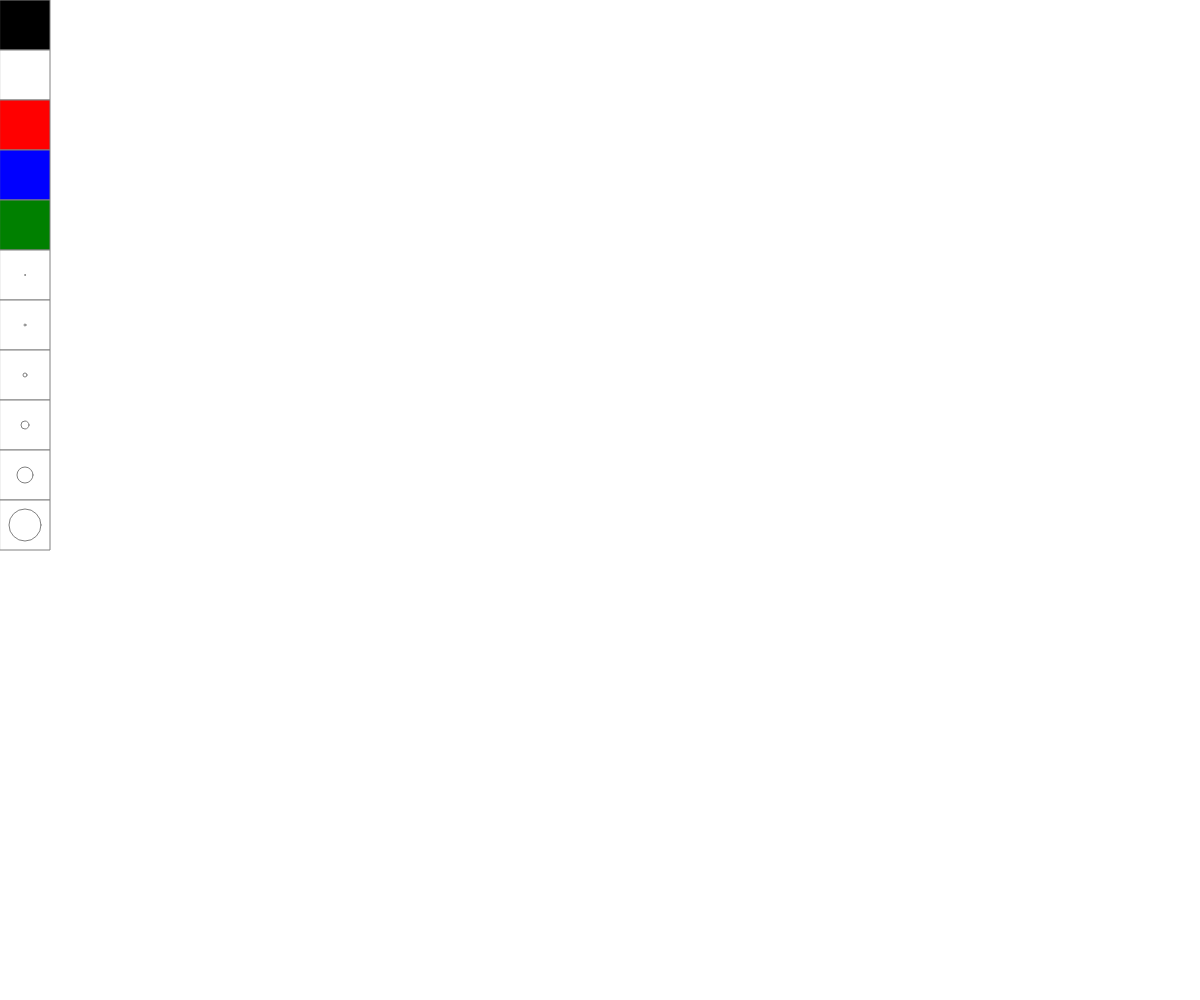
Frame 1 (no input)
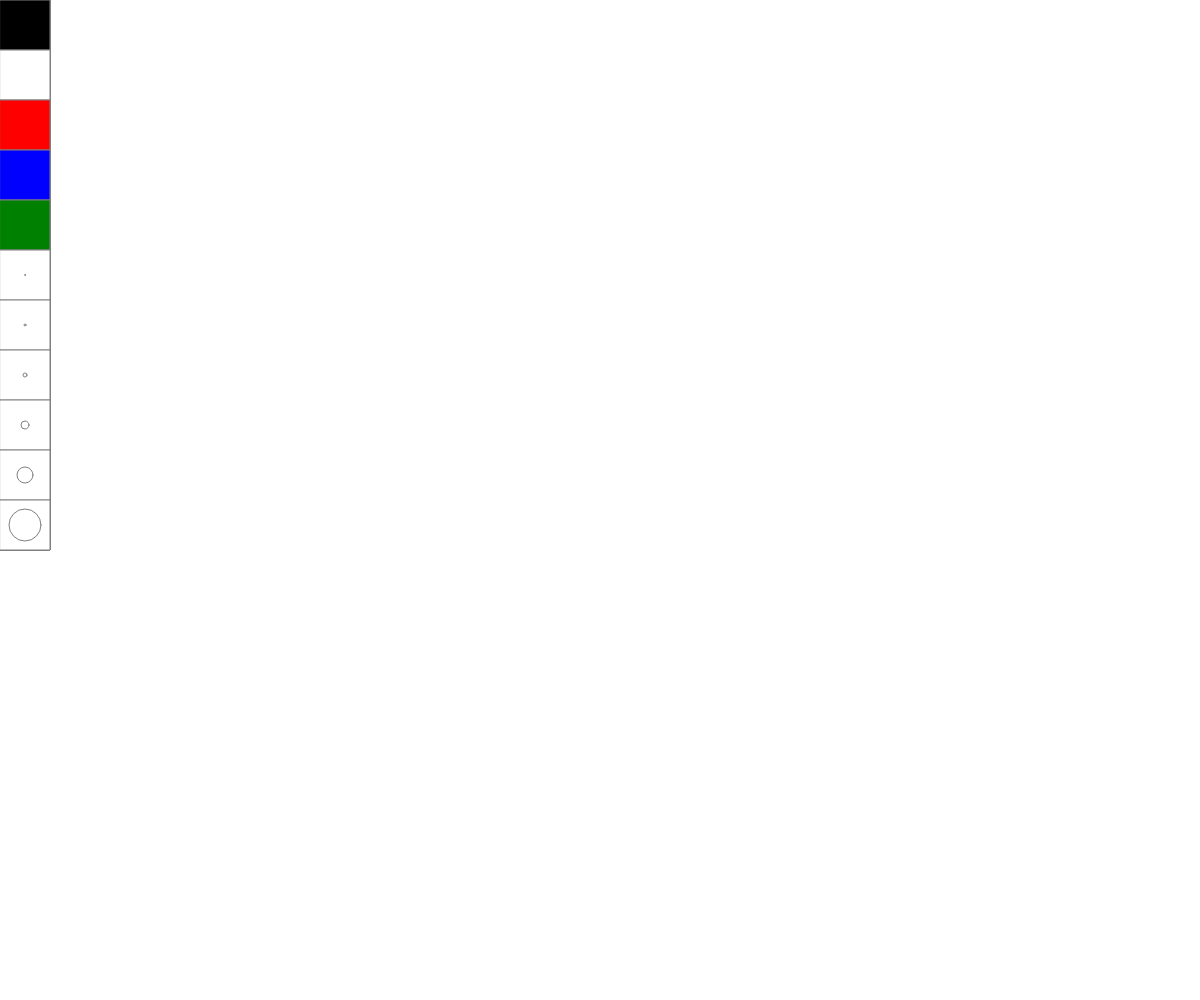
Frame 60 (no input)
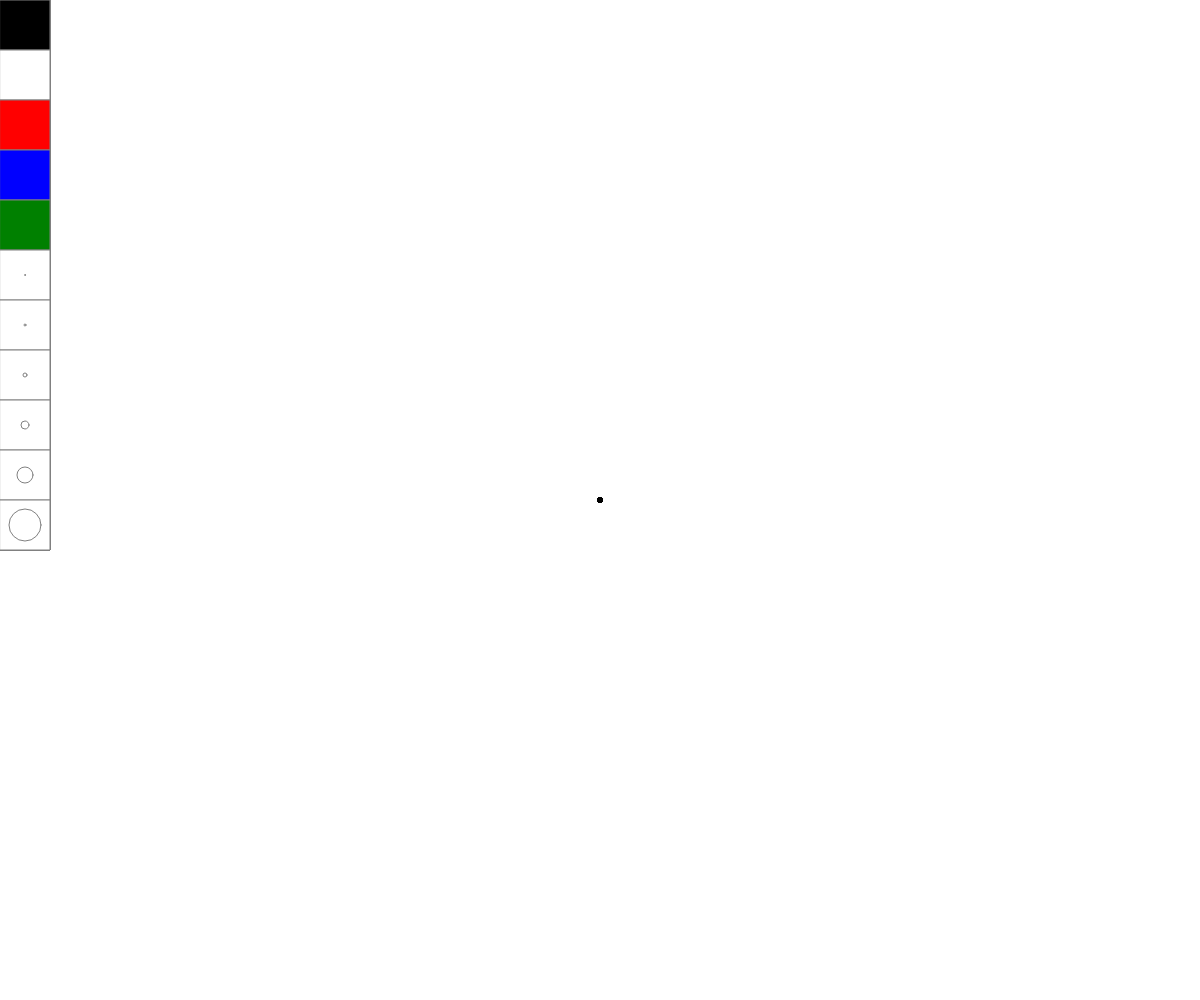
Frame 120 (the mouse pressed at the canvas centre since frame 60)

The p5.js sketch that drew these frames (run headless with seeded random() and noise() and a simulated clock; from frame 60 on, the mouse is pressed at the canvas centre):

// p5.js sketch
// ── sketch.js
let toolbarSize = 50;
let colours = ['black', 'white', 'red', 'blue', 'green'];
let sizes = [5, 10, 20, 40, 80, 160];
let currentColour = colours[0];
let currentSize = sizes[0];

function setup() {
    createCanvas(innerWidth, innerHeight);
    background("white");
}

function draw() {
    noStroke();
    fill(currentColour);
    if (mouseIsPressed && mouseX > toolbarSize){
        ellipse(mouseX, mouseY, currentSize, currentSize);
    }

    drawToolbar();
}

function drawToolbar(){
  let y = 0;
  stroke('grey');

  for(let i = 0; i < colours.length; i++){
    fill(colours[i]);
    rect(0, y, toolbarSize, toolbarSize);
    y = y + toolbarSize;
  }

  for(let i = 0; i < sizes.length; i++){
    fill('white');
    rect(0, y, toolbarSize, toolbarSize);

    let boxCenterX = toolbarSize / 2;
    let boxCentreY = y + toolbarSize / 2;
    let iconSize = sizes[i] / 5;
    ellipse(boxCenterX, boxCentreY, iconSize, iconSize);

    y = y + toolbarSize;
  }

}

function mouseClicked(){
    if (mouseX > toolbarSize){
        return;
    }

    let index = Math.floor(mouseY / toolbarSize);

    if (index < colours.length){
        currentColour = colours[index];
        return;
    }

    index = index - colours.length;

    if (index <  sizes.length){
        currentSize = sizes[index];
        return;
    }
}
